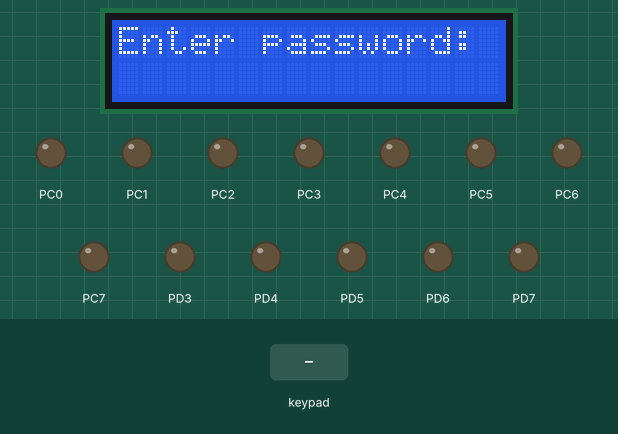
Recording of a program running on a simulated ATmega32, built with avr-gcc and emulated at 8 MHz. Parts: 16×2 character LCD, output pins drawn as LEDs (lit = HIGH). Wiring (inferred from the names in the program): 4×4 keypad: rows PB0, PB1, PB2, PB3; columns PB4, PB5, PB6, PB7; character LCD (HD44780): RS PD0; R/W PD1; E PD2; data PA0, PA1, PA2, PA3, PA4, PA5, PA6, PA7. The test bench sets the inputs (shaded band). Pins used as bus, display or sensor lines are not drawn.

Above: at 1.2 s.
1.3 s: key '2' pressed
At 1.9 s:
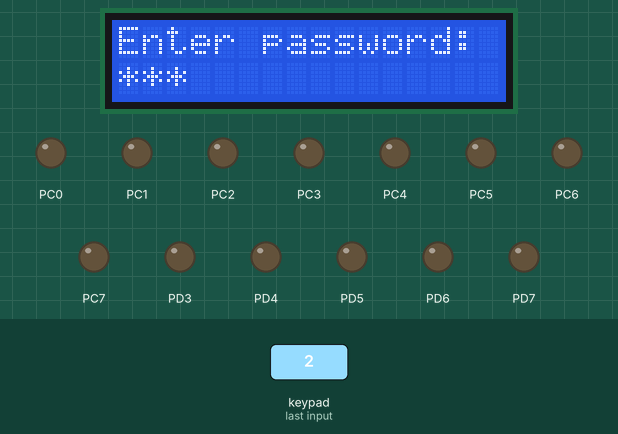
At 2.6 s:
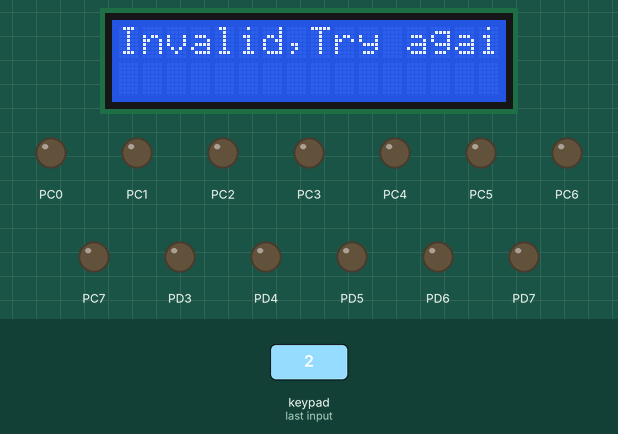
4.3 s: keypad keys 1 3 9 pressed 0.4 s apart
At 6.6 s:
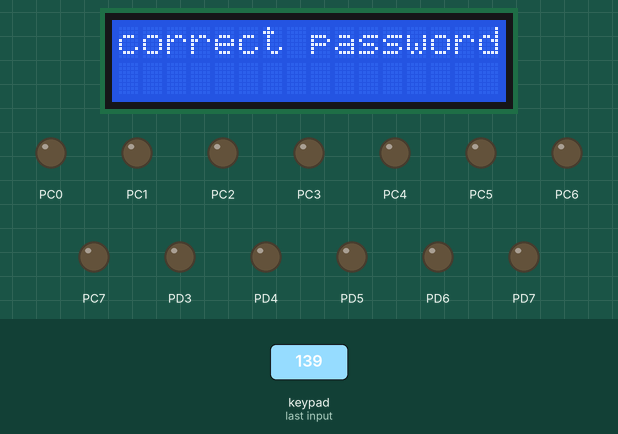
Timing chart, 0 to 8.1 s (numbered marks = the images above; inputs shaded):
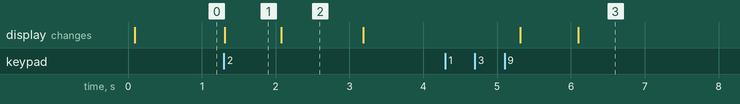

The program:

main.c
```c
/*
 * main.c

 *
 *  Created on: Jan 14, 2020
 *      Author: SARA
 */
#include "STD_TYPES.h"
#include "BIT_MATH.h"
#include"DIO_interface.h"

#include "PORT_interface.h"
#include "CLCD_interface.h"
#include "Keypad_interface.h"
#include <avr/delay.h>

int  main(void)
{
	PortInit();
	CLCD_VoidIntialize();


	//u8 *name="sara";
	//CLCD_voidGOToLocation(2,0);
	//CLCD_voidWriteCmd(Display_control);
	 //CLCD_voidWriteString(name);
	/*CLCD_voidWriteDate('S');
	CLCD_voidWriteDate('A');
	CLCD_voidWriteDate('R');
	CLCD_voidWriteDate('R');*/

	 u8 postion=0;
	 u8 value=0;
	 u8 line =1;
	 u8 pass=1;
	 u8 test=0;
	 //u8 x=0;
	while(1)
	{
		    u8 * paswd = "Enter password: 1";
			u8 *ch="***";
			u8 *correct="correct password,welcome";
			u8 *try_again="Invalid,Try again";
			u8 *invalid="srry,no more try";

		CLCD_voidGOToLocation(1,postion);
		CLCD_voidWriteString(paswd);
		CLCD_voidGOToLocation(2,postion);
		value=KEYPAD_GetPressedKey();

		 /*if(value ==0xff)
				{
					value=0;

				}*/
		 while(value==0xff)
		 {value=KEYPAD_GetPressedKey();
		 }
		 line=2;
		CLCD_voidGOToLocation(line,postion);
		CLCD_voidWriteString(ch);
		_delay_ms(700);

		if (value ==1)
		{

			CLCD_voidWriteCmd(Clear_Display);
			line=1;
			CLCD_voidGOToLocation(line,postion);
			CLCD_voidWriteString(correct);
			_delay_ms(2000);
			test=0;

		}
		else
		{
			line =1;
			CLCD_voidWriteCmd(Clear_Display);
			CLCD_voidGOToLocation(line,postion);
			CLCD_voidWriteString(try_again);
			test++;
			_delay_ms(1000);
			CLCD_voidWriteCmd(Clear_Display);
			CLCD_voidWriteString(paswd);
			_delay_ms(2000);
			//value=KEYPAD_GetPressedKey();
			line=2;
			CLCD_voidGOToLocation(line,postion);
		}
		if(test==3)
		{
			CLCD_voidWriteCmd(Clear_Display);
			line=1;
			CLCD_voidGOToLocation(line,postion);
			CLCD_voidWriteString(invalid);
			//x=1;
			_delay_ms(5000);

		}


		}


}
```

CLCD_config.h
```c
/***********************************************/
/*Author: sara youssif*
version:V01
Date:14/1/2019*/

/*Description : This API shall inizalize LCD*/

#define CLCD_u8_RS_PORT 'D'
#define CLCD_u8_RS_PIN  0
#define CLCD_u8_RW_PORT 'D'
#define CLCD_u8_RW_PIN  1

#define CLCD_u8_E_PORT  'D'
#define CLCD_u8_E_PIN  2

#define CLCD_u8_DATA_PORT 'A'
#define CLCD_u8_D0 0
#define ClCD_u8_D1 1
#define CLCD_u8_D2 2
#define CLCD_u8_D3 3
#define CLCD_u8_D4 4
#define CLCD_u8_D5 5
#define CLCD_u8_D6 6
#define CLCD_u8_D7 7
```

Keypad_config.h
```c
/*keypads rows pins config */
#define KEYPAD_R0_PORT 'B'
#define KEYPAD_R0_PIN   0

#define KEYPAD_R1_PORT 'B'
#define KEYPAD_R1_PIN   1

#define KEYPAD_R2_PORT 'B'
#define KEYPAD_R2_PIN   2

#define KEYPAD_R3_PORT 'B'
#define KEYPAD_R3_PIN   3


/*Keypads columns pins  config */
#define KEYPAD_C0_PORT 'B'
#define KEYPAD_C0_PIN   4

#define KEYPAD_C1_PORT 'B'
#define KEYPAD_C1_PIN  5

#define KEYPAD_C2_PORT 'B'
#define KEYPAD_C2_PIN   6

#define KEYPAD_C3_PORT 'B'
#define KEYPAD_C3_PIN   7


#define KEYPAD_ROWSMAXNUM 4
#define KEYPAD_COLMAXNUM  4
#define KEYPAD_COLS_PORTS {KEYPAD_C0_PORT,KEYPAD_C1_PORT,KEYPAD_C2_PORT,KEYPAD_C3_PORT}
#define KEYPAD_COLS_PINS {KEYPAD_C0_PIN,KEYPAD_C1_PIN,KEYPAD_C2_PIN,KEYPAD_C3_PIN}

#define KEYPAD_ROWS_PORTS {KEYPAD_R0_PORT,KEYPAD_R1_PORT,KEYPAD_R2_PORT,KEYPAD_R3_PORT}
#define KEYPAD_ROWS_PINS {KEYPAD_R0_PIN,KEYPAD_R1_PIN,KEYPAD_R2_PIN,KEYPAD_R3_PIN}

#define KEYPAD_KEYS {{1,2,3,4},{5,6,7,8},{9,10,11,12},{13,14,15,16}}
#define KEYPAD_NOKEYPRESSED 0xff
```

CLCD_interface.h
```c
/*Author: sara youssif*
version:V01
Date:14/1/2019*/

/*Description : This API shall inizalize LCD*/

void CLCD_VoidIntialize(void);

/*Description : This API shall display data on LCD*/
void CLCD_voidWriteDate(u8 Copy_u8Data);


/*Description : This API shall execute command on  LCD*/
void CLCD_voidWriteCmd(u8 copy_u8cmd);

void CLCD_voidSetDataPort(u8 Copy_u8Data);

void CLCD_voidGOToLocation(u8 copy_LineNb,u8 copy_Postion);
void CLCD_voidWriteString(u8 * copy_pu8String);
#define Display_control 0x0F
#define return_home 0x02
#define Entry_shiftleft_Mode 0x03
#define Entry_shiftright_Mode 0x01
#define Clear_Display 0x01
```

CLCD_program.c
```c
/*Author: sara youssif*
version:V01
Date:14/1/2019*/

/*Description : This API shall inizalize LCD*/
#include "STD_TYPES.h"
#include "BIT_MATH.h"
#include "CLCD_config.h"
#include "CLCD_interface.h"

#include <avr/delay.h>

#define Display_control 0x0F

#define CLCD_LINE_1 1
#define CLCD_LINE_2 2

#define CLCD_LINE_1_CMCD 0x80
#define CLCD_LINE_2_CMCD 0xc0

void CLCD_VoidIntialize(void)
{
	SetPinValue(CLCD_u8_RS_PORT,CLCD_u8_RS_PIN,0);
	SetPinValue(CLCD_u8_RW_PORT,CLCD_u8_RW_PIN,0);
	SetPinValue(CLCD_u8_E_PORT,CLCD_u8_E_PIN,0);
	/*set rs=1*/
	_delay_ms(40);
	CLCD_voidWriteCmd(0b00111111);
	CLCD_voidWriteCmd(0b00001100);
	CLCD_voidWriteCmd(0b00000001);

	/*set RW=0*/
	_delay_ms(2);

}

/*Description : This API shall display data on LCD*/
void CLCD_voidWriteDate(u8 Copy_u8Data)
{
	/*set rs=1*/
	SetPinValue(CLCD_u8_RS_PORT,CLCD_u8_RS_PIN,1);
	/*set RW=0*/
	SetPinValue(CLCD_u8_RW_PORT,CLCD_u8_RW_PIN,0);
	/*Set Data on Data Port*/
	CLCD_voidSetDataPort(Copy_u8Data);

	/*Enable pulse*/
	SetPinValue(CLCD_u8_E_PORT,CLCD_u8_E_PIN,1);
	_delay_ms(1);
		SetPinValue(CLCD_u8_E_PORT,CLCD_u8_E_PIN,0);
		_delay_ms(1);
}

/*Description : This API shall execute command on  LCD*/
void CLCD_voidWriteCmd(u8 copy_u8cmd)
{
	/*set rs=0*/
	SetPinValue(CLCD_u8_RS_PORT,CLCD_u8_RS_PIN,0);
	/*set RW=0*/
	SetPinValue(CLCD_u8_RW_PORT,CLCD_u8_RW_PIN,0);
	/*Set Data on Data Port*/
	CLCD_voidSetDataPort(copy_u8cmd);

	/*Enable pulse*/
	SetPinValue(CLCD_u8_E_PORT,CLCD_u8_E_PIN,1);
	_delay_ms(1);
		SetPinValue(CLCD_u8_E_PORT,CLCD_u8_E_PIN,0);
		_delay_ms(1);
}


void CLCD_voidSetDataPort(u8 Copy_u8Data)
{
	u8 Local_u8BitVal;
	Local_u8BitVal=GET_BIT(Copy_u8Data,0);
	SetPinValue(CLCD_u8_DATA_PORT,CLCD_u8_D0,Local_u8BitVal);

	Local_u8BitVal=GET_BIT(Copy_u8Data,1);
	SetPinValue(CLCD_u8_DATA_PORT,ClCD_u8_D1,Local_u8BitVal);

	Local_u8BitVal=GET_BIT(Copy_u8Data,2);
	SetPinValue(CLCD_u8_DATA_PORT,CLCD_u8_D2,Local_u8BitVal);
	Local_u8BitVal=GET_BIT(Copy_u8Data,3);
	SetPinValue(CLCD_u8_DATA_PORT,CLCD_u8_D3,Local_u8BitVal);
	Local_u8BitVal=GET_BIT(Copy_u8Data,4);
	SetPinValue(CLCD_u8_DATA_PORT,CLCD_u8_D4,Local_u8BitVal);
	Local_u8BitVal=GET_BIT(Copy_u8Data,5);
	SetPinValue(CLCD_u8_DATA_PORT,CLCD_u8_D5,Local_u8BitVal);
	Local_u8BitVal=GET_BIT(Copy_u8Data,6);
	SetPinValue(CLCD_u8_DATA_PORT,CLCD_u8_D6,Local_u8BitVal);
	Local_u8BitVal=GET_BIT(Copy_u8Data,7);
	SetPinValue(CLCD_u8_DATA_PORT,CLCD_u8_D7,Local_u8BitVal);

}
void CLCD_voidGOToLocation(u8 copy_LineNb,u8 copy_Postion)
{
	if(copy_LineNb == CLCD_LINE_1)
	{
		CLCD_voidWriteCmd(CLCD_LINE_1_CMCD + copy_Postion);
	}
	else if (copy_LineNb == CLCD_LINE_2)
	{
		CLCD_voidWriteCmd(CLCD_LINE_2_CMCD + copy_Postion);
	}
	else
	{

	}

}

void CLCD_voidWriteString(u8 * copy_pu8String)
{
	u8 Local_u8Counter=0;
	while(copy_pu8String[Local_u8Counter]!='\0' )
	{
		CLCD_voidWriteDate(copy_pu8String[Local_u8Counter]);
		Local_u8Counter++;
	}
}
```

Keypad_interface.h
```c
u8 KEYPAD_GetPressedKey(void);
```

Keypad_prog.c
```c
#include "STD_TYPES.h"
#include "BIT_MATH.h"

#include "DIO_interface.h"

#include "Keypad_config.h"
#include "Keypad_interface.h"
#include "Keypad_private.h"
/*R0 R1 R2 R3 C0 C1 C2 C3*/
u8 KEYPAD_GetPressedKey(void)
{
	u8 ROWSCounter;
	u8 COLSCounter;
	u8 flag=0;
	u8 pressedKey=KEYPAD_NOKEYPRESSED;
	static u8 KEYPAD_ROWSPortArray[KEYPAD_ROWSMAXNUM]=KEYPAD_ROWS_PORTS;
	static u8 KEYPAD_ROWSPinArray[KEYPAD_ROWSMAXNUM]=KEYPAD_ROWS_PINS;

	static u8 KEYPAD_COLSPortArray[KEYPAD_COLMAXNUM]=KEYPAD_COLS_PORTS;
	static u8 KEYPAD_COLSPinArray[KEYPAD_COLMAXNUM]=KEYPAD_COLS_PINS;

	static u8 KEYPAD_KEYSArray[KEYPAD_ROWSMAXNUM][KEYPAD_COLMAXNUM]=KEYPAD_KEYS;
	//static u8 KEYPAD_COlSPortArray[KEYPAD_COLSMAXNUM]=[KEYPAD_C0_PORT,KEYPAD_C1_PORT,KEYPAD_C2_PORT,KEYPAD_C3_PORT];


	for (ROWSCounter=0;(ROWSCounter<KEYPAD_ROWSMAXNUM) && (flag==0);ROWSCounter++)
	{
		/*put on each rows 0*/
		SetPinValue(KEYPAD_ROWSPortArray[ROWSCounter], KEYPAD_ROWSPinArray[ROWSCounter],0);
		/*check every col*/
		for(COLSCounter=0; (COLSCounter<KEYPAD_COLMAXNUM)&&( flag==0); COLSCounter++)
		{
			if(GetPinValue(KEYPAD_COLSPortArray[COLSCounter],KEYPAD_COLSPinArray[COLSCounter])==0)
			{
				//while(GetPinValue(KEYPAD_COLSPortArray[COLSCounter],KEYPAD_COLSPinArray[COLSCounter])==0);

				pressedKey=KEYPAD_KEYSArray[ROWSCounter][COLSCounter];
				//pressedKey=3;
				flag=1;
				//break;
			}

		}
		SetPinValue(KEYPAD_ROWSPortArray[ROWSCounter], KEYPAD_ROWSPinArray[ROWSCounter],1);

	}
	return pressedKey;
}
```

BIT_MATH.h
```c
#define SET_BIT(VAR,BIT_NO) (VAR|=(1<<BIT_NO))
#define CLEAR_BIT(VAR,BIT_NO) (VAR&=~(1<<BIT_NO))
#define TOGGLE_BIT(VAR,BIT_NO)	(VAR^=(1<<BIT_NO))
#define GET_BIT(VAR,BIT_NO)	((VAR>>BIT_NO)&(1))
#define CIRC_RSHIFT(VAR,N_SHIFTS) (VAR>>N_SHIFTS)|(VAR<<(sizeof(char)*8-N_SHIFTS))
#define CIRC_LSHIFT(VAR,N_SHIFTS) (VAR<<N_SHIFTS)|(VAR>>(sizeof(char)*8-N_SHIFTS))
```

DIO_config.h
```c

```

DIO_interface.h
```c
void SetPinDirection(u8 Port, u8 Pin, u8 Dir);
void SetPinValue(u8 Port, u8 Pin, u8 value);
u8 GetPinValue(u8 Port, u8 Pin);
```

DIO_private.h
```c

```

DIO_program.c
```c
#include "STD_TYPES.H"
#include "BIT_MATH.h"
#include "DIO_interface.h"
#include "DIO_register.h"
#include "DIO_private.h"
#include "DIO_config.h"

void SetPinDirection(u8 Port, u8 Pin, u8 Dir){
	switch (Port)
	{
		case 'A':
			if(Dir==0)
			{
				CLEAR_BIT(DDRA,Pin);
			}
			else{
				SET_BIT(DDRA,Pin);
			}
			break;

		case 'B':
			if(Dir==0)
			{
				CLEAR_BIT(DDRB,Pin);
			}
			else
			{
				SET_BIT(DDRB,Pin);
			}
			break;

		case 'C':
			if(Dir==0)
			{
				CLEAR_BIT(DDRC,Pin);
			}
			else
			{
				SET_BIT(DDRC,Pin);
			}
			break;

		case 'D':
			if(Dir==0)
			{
				CLEAR_BIT(DDRD,Pin);
			}
			else{
				SET_BIT(DDRD,Pin);
			}
			break;

	}
}

void SetPinValue(u8 Port, u8 Pin, u8 value){

	switch (Port)
	{
		case 'A':
			if(value==0)
			{
				CLEAR_BIT(PORTA,Pin);
			}
			else{
				SET_BIT(PORTA,Pin);
			}
			break;

		case 'B':
			if(value==0)
			{
				CLEAR_BIT(PORTB,Pin);
			}
			else
			{
				SET_BIT(PORTB,Pin);
			}
			break;

		case 'C':
			if(value==0)
			{
				CLEAR_BIT(PORTC,Pin);
			}
			else
			{
				SET_BIT(PORTC,Pin);
			}
			break;

		case 'D':
			if(value==0)
			{
				CLEAR_BIT(PORTD,Pin);
			}
			else{
				SET_BIT(PORTD,Pin);
			}
			break;

	}
}

u8 GetPinValue(u8 Port, u8 Pin){
	u8 Result;
	switch (Port)
	{
		case 'A': Result= GET_BIT(PINA,Pin);

			break;

		case 'B':Result= GET_BIT(PINB,Pin);
			break;

		case 'C': Result= GET_BIT(PINC,Pin);

			break;

		case 'D': Result= GET_BIT(PIND,Pin);

			break;

	}
	return Result;
}
```

DIO_register.h
```c
#define PORTA *((u8*)0x3B)
#define DDRA *((u8*)0x3A)
#define PINA *((u8*)0x39)

#define PORTB *((u8*)0x38)
#define DDRB *((u8*)0x37)
#define PINB *((u8*)0x36)

#define PORTC *((u8*)0x35)
#define DDRC *((u8*)0x34)
#define PINC *((u8*)0x33)

#define PORTD *((u8*)0x32)
#define DDRD *((u8*)0x31)
#define PIND *((u8*)0x30)
```

Keypad_private.h
```c

```

PORT_config.h
```c
//input 0 output 1
#define PORTA_PIN0_DIR 1
#define PORTA_PIN1_DIR 1
#define PORTA_PIN2_DIR 1
#define PORTA_PIN3_DIR 1
#define PORTA_PIN4_DIR 1
#define PORTA_PIN5_DIR 1
#define PORTA_PIN6_DIR 1
#define PORTA_PIN7_DIR 1

#define PORTB_PIN0_DIR 1
#define PORTB_PIN1_DIR 1
#define PORTB_PIN2_DIR 1
#define PORTB_PIN3_DIR 1
#define PORTB_PIN4_DIR 0
#define PORTB_PIN5_DIR 0
#define PORTB_PIN6_DIR 0
#define PORTB_PIN7_DIR 0

#define PORTC_PIN0_DIR 1
#define PORTC_PIN1_DIR 1
#define PORTC_PIN2_DIR 1
#define PORTC_PIN3_DIR 1
#define PORTC_PIN4_DIR 1
#define PORTC_PIN5_DIR 1
#define PORTC_PIN6_DIR 1
#define PORTC_PIN7_DIR 1

#define PORTD_PIN0_DIR 1
#define PORTD_PIN1_DIR 1
#define PORTD_PIN2_DIR 1
#define PORTD_PIN3_DIR 1
#define PORTD_PIN4_DIR 1
#define PORTD_PIN5_DIR 1
#define PORTD_PIN6_DIR 1
#define PORTD_PIN7_DIR 1
/*set intial value of  pin*/
#define PORTA_PIN0_INTIALVALUE 0
#define PORTA_PIN1_INTIALVALUE 0
#define PORTA_PIN2_INTIALVALUE 0
#define PORTA_PIN3_INTIALVALUE 0
#define PORTA_PIN4_INTIALVALUE 0
#define PORTA_PIN5_INTIALVALUE 0
#define PORTA_PIN6_INTIALVALUE 0
#define PORTA_PIN7_INTIALVALUE 0

#define PORTB_PIN0_INTIALVALUE 0
#define PORTB_PIN1_INTIALVALUE 0
#define PORTB_PIN2_INTIALVALUE 0
#define PORTB_PIN3_INTIALVALUE 0
#define PORTB_PIN4_INTIALVALUE 1
#define PORTB_PIN5_INTIALVALUE 1
#define PORTB_PIN6_INTIALVALUE 1
#define PORTB_PIN7_INTIALVALUE 1

#define PORTC_PIN0_INTIALVALUE 0
#define PORTC_PIN1_INTIALVALUE 0
#define PORTC_PIN2_INTIALVALUE 0
#define PORTC_PIN3_INTIALVALUE 0
#define PORTC_PIN4_INTIALVALUE 0
#define PORTC_PIN5_INTIALVALUE 0
#define PORTC_PIN6_INTIALVALUE 0
#define PORTC_PIN7_INTIALVALUE 0

#define PORTD_PIN0_INTIALVALUE 0
#define PORTD_PIN1_INTIALVALUE 0
#define PORTD_PIN2_INTIALVALUE 0
#define PORTD_PIN3_INTIALVALUE 0
#define PORTD_PIN4_INTIALVALUE 0
#define PORTD_PIN5_INTIALVALUE 0
#define PORTD_PIN6_INTIALVALUE 0
#define PORTD_PIN7_INTIALVALUE 0
```

PORT_interface.h
```c
void PortInit(void);
```

PORT_private.h
```c
#define conc(b7,b6,b5,b4,b3,b2,b1,b0) conc_Help(b7,b6,b5,b4,b3,b2,b1,b0)
#define conc_Help(b7,b6,b5,b4,b3,b2,b1,b0) 0b##b7##b6##b5##b4##b3##b2##b1##b0
#define PORTA_DIR conc(PORTA_PIN7_DIR,PORTA_PIN6_DIR,PORTA_PIN5_DIR,PORTA_PIN4_DIR,PORTA_PIN3_DIR,PORTA_PIN2_DIR,PORTA_PIN1_DIR ,PORTA_PIN0_DIR)
#define PORTB_DIR conc(PORTB_PIN7_DIR,PORTB_PIN6_DIR,PORTB_PIN5_DIR,PORTB_PIN4_DIR,PORTB_PIN3_DIR,PORTB_PIN2_DIR,PORTB_PIN1_DIR ,PORTB_PIN0_DIR)
#define PORTC_DIR conc(PORTC_PIN7_DIR,PORTC_PIN6_DIR,PORTC_PIN5_DIR,PORTC_PIN4_DIR,PORTC_PIN3_DIR,PORTC_PIN2_DIR,PORTC_PIN1_DIR ,PORTC_PIN0_DIR)
#define PORTD_DIR conc(PORTD_PIN7_DIR,PORTD_PIN6_DIR,PORTD_PIN5_DIR,PORTD_PIN4_DIR,PORTD_PIN3_DIR,PORTD_PIN2_DIR,PORTD_PIN1_DIR ,PORTD_PIN0_DIR)


#define PORTA_INTIALVALUE conc(PORTA_PIN7_INTIALVALUE,PORTA_PIN6_INTIALVALUE,PORTA_PIN5_INTIALVALUE,PORTA_PIN4_INTIALVALUE,PORTA_PIN3_INTIALVALUE,PORTA_PIN2_INTIALVALUE,PORTA_PIN1_INTIALVALUE ,PORTA_PIN0_INTIALVALUE)
#define PORTB_INTIALVALUE conc(PORTB_PIN7_INTIALVALUE,PORTB_PIN6_INTIALVALUE,PORTB_PIN5_INTIALVALUE,PORTB_PIN4_INTIALVALUE,PORTB_PIN3_INTIALVALUE,PORTB_PIN2_INTIALVALUE,PORTB_PIN1_INTIALVALUE ,PORTB_PIN0_INTIALVALUE)
#define PORTC_INTIALVALUE conc(PORTC_PIN7_INTIALVALUE,PORTC_PIN6_INTIALVALUE,PORTC_PIN5_INTIALVALUE,PORTC_PIN4_INTIALVALUE,PORTC_PIN3_INTIALVALUE,PORTC_PIN2_INTIALVALUE,PORTC_PIN1_INTIALVALUE ,PORTC_PIN0_INTIALVALUE)
#define PORTD_INTIALVALUE conc(PORTD_PIN7_INTIALVALUE,PORTD_PIN6_INTIALVALUE,PORTD_PIN5_INTIALVALUE,PORTD_PIN4_INTIALVALUE,PORTD_PIN3_INTIALVALUE,PORTD_PIN2_INTIALVALUE,PORTD_PIN1_INTIALVALUE ,PORTD_PIN0_INTIALVALUE)
                      
```

PORT_program.c
```c
#include "STD_TYPES.h"
#include "BIT_math.h"
#include"PORT_interface.h"
#include "PORT_config.h"
#include "PORT_private.h"
#include "PORT_register.h"
void PortInit(void)
{
	DDRA=PORTA_DIR;
	DDRB=PORTB_DIR;
	DDRC=PORTC_DIR;
	DDRD=PORTD_DIR;

	PORTA=PORTA_INTIALVALUE;
	PORTB=PORTB_INTIALVALUE;
	PORTC=PORTC_INTIALVALUE;
	PORTD=PORTD_INTIALVALUE;
}
```

PORT_register.h
```c
#define DDRA *((u8*)0x3A)
#define DDRB *((u8*)0x37)
#define DDRC *((u8*)0x34)
#define DDRD *((u8*)0x31)

/*dah 3shan el port*/
#define PORTA *((u8*)0x3B)
#define PORTB *((u8*)0x38)
#define PORTC *((u8*)0x35)
#define PORTD *((u8*)0x32)
```

STD_TYPES.h
```c
#define u8 unsigned char
#define u16 unsigned short int
#define u32 unsigned long int

#define s8 signed char
#define s16 signed short int
#define s32 signed long int

#define f32 float
#define f64 double
#define f96 long double
```

Measured:
- after the input at 1.3 s, the display: changes at once (image 1)
- after the input at 4.3 s, the display: first changes after 1.0 s (image 3 shows a later state)
- what the display in image 1 shows lasts 0.8 s, from 1.3 s to 2.1 s
- what the display in image 2 shows lasts 1.1 s, from 2.1 s to 3.2 s
